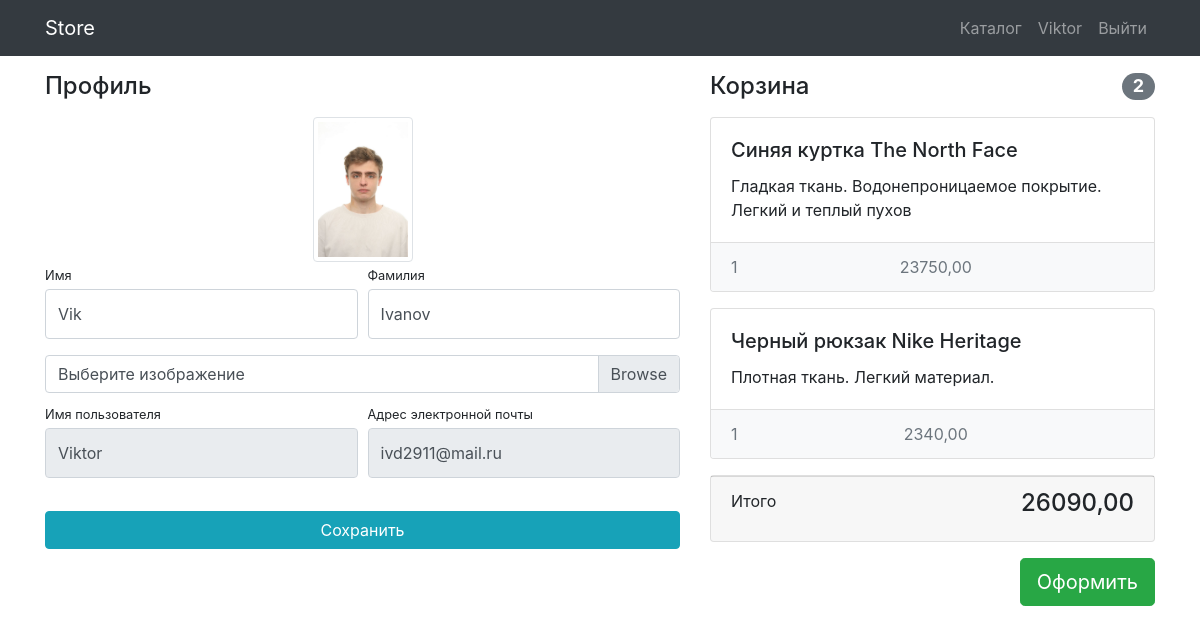
Page /users/profile/ (signed in) on the committed database.
### users/models.py (models this page shows)
class User(AbstractUser):
    image = models.ImageField(upload_to='users_images', blank=True)

### products/models.py (models this page shows, shortened)
class Basket(models.Model):
    user = models.ForeignKey(User, on_delete=models.CASCADE)
    product = models.ForeignKey(Product, on_delete=models.CASCADE)
    quantity = models.PositiveIntegerField(default=0)
    created_timestamp = models.DateTimeField(auto_now_add=True)
    class Meta:
        verbose_name_plural = "Basket"
    def sum(self):
        return self.quantity * self.product.price

class Product(models.Model):
    name = models.CharField(max_length=256)
    image = models.ImageField(upload_to='products_images', blank=True)
    description = models.TextField(blank=True)
    short_description = models.CharField(max_length=64, blank=True)
    price = models.DecimalField(max_digits=8, decimal_places=2, default=0)
    quantity = models.PositiveIntegerField(default=0)
    category = models.ForeignKey(ProductCategory, on_delete=models.CASCADE)

### users/views.py (the view)
# urls.py: path('profile/', profile, name='profile'),
@login_required
def profile(request):
    user = request.user
    if request.method == 'POST':
        form = UserProfileForm(data=request.POST, files=request.FILES, instance=user)
        if form.is_valid():
            form.save()
            return HttpResponseRedirect(reverse('users:profile'))
    else:
        form = UserProfileForm(instance=user)
    basket = Basket.objects.filter(user=user)
    total_quantity = sum(bas.quantity for bas in basket)
    total_sum = sum(bas.sum() for bas in basket)
    context = {'form': form, 'title': 'Store - Личный кабинет',
               'basket': basket,
               'total_quantity': total_quantity,
               'total_sum': total_sum}
    return render(request, 'users/profile.html', context)

### users/forms.py
class UserProfileForm(UserChangeForm):
    username = forms.CharField(widget=forms.TextInput(attrs={'readonly': True}))
    email = forms.CharField(widget=forms.EmailInput(attrs={'readonly': True}))
    image = forms.ImageField(widget=forms.FileInput(), required=False)
    class Meta:
        model = User
        fields = ('username', 'email', 'first_name', 'last_name', 'image')
    def __init__(self, *args, **kwargs):
        super(UserProfileForm, self).__init__(*args, **kwargs)
        for field_name, filed in self.fields.items():
            filed.widget.attrs['class'] = 'form-control py-4'
        self.fields['image'].widget.attrs['class'] = 'custom-file-input'

### users/templates/users/profile.html (shortened to what this page needs)
{% extends 'products/base.html' %}
{% block css %}
{% load static %}
    <link href="{% static 'css/profile.css' %}" rel="stylesheet">
{% endblock %}
{% block content %}
    <div class="container">
        <div class="row">
            <div class="col-lg-7">
                <h4 class="mt-3 mb-3">Профиль</h4>
                <div class="col-lg-12 text-center">
                    <img width="100" height="100"
                         src="{% if user.image %} {{ user.image.url}} {% else %} {% static 'vendor/img/users/default_avatar.jpg' %} {%endif%}"
                         class="img-thumbnail">
                </div>
                <form action="{% url 'users:profile' %}" method="post" enctype="multipart/form-data">
                    <div class="form-row">
                        <div class="col-lg-6">
                            <div class="form-group">
                                <label class="small mb-1" for="{{ form.first_name.id_for_label }}">Имя</label>
                                {{ form.first_name }}
                            </div>
                        </div>
                        <div class="col-lg-6">
                            <div class="form-group">
                                <label class="small mb-1" for="{{ form.last_name.id_for_label }}">Фамилия</label>
                                {{form.last_name}}
                            </div>
                        </div>
                    </div>
                    <div class="form-row mb-2">
                        <div class="col-lg-12">
                            <div class="custom-file">
                                <label class="custom-file-label" for="{{form.image.id_for_label}}">Выберите изображение</label>
                            </div>
                        </div>
                    </div>
                    <div class="form-row">
                        <div class="col-lg-6">
                            <label class="small mb-1" for="{{ form.username.id_for_label }}">Имя пользователя</label>
                            {{ form.username }}
                        </div>
                        <div class="col-lg-6">
                            <label class="small mb-1" for="{{ form.email.id_for_label }}">Адрес электронной
                                почты</label>
                            {{ form.email }}
                        </div>
                    </div>
                    <div class="form-row">
                        <div class="col-lg-12" style="margin-top: 33px;">
                            <input class="btn btn-info btn-block" type="submit" value="Сохранить">
                        </div>
                    </div>
                </form>
            </div>
            {% include 'products/basket.html' %}
        </div>
    </div>
{% endblock %}

### products/templates/products/base.html (shortened to what this page needs)
<!DOCTYPE html>
<html lang="en">
<head>
  {% load static %}
    <link href="{% static 'vendor/bootstrap/css/bootstrap.min.css' %}" rel="stylesheet">
   {% block css %} {% endblock %}
</head>
<body>
<nav class="navbar navbar-expand-lg navbar-dark bg-dark fixed-top">
    <div class="container">
        <a class="navbar-brand" href="{% url 'index' %}">Store</a>
        <div class="collapse navbar-collapse" id="navbarResponsive">
            <ul class="navbar-nav ml-auto">
                <li class="nav-item">
                    <a class="nav-link" href="{% url 'products:index' %}">Каталог  </a>
                </li>
                {% if user.is_authenticated %}
                    <li class="nav-item">
                        <a class="nav-link" href="{% url 'users:profile' %}">{{ user.username }}
                        </a>
                    </li>
                    <li class="nav-item">
                        <a class="nav-link" href="{% url 'users:logout' %}">Выйти </a>
                    </li>
                {%else%}
                    <li class="nav-item">
                        <a class="nav-link" href="{% url 'users:login' %}">Войти <i class="fas fa-sign-in-alt"></i></a>
                    </li>
                {%endif%}
            </ul>
        </div>
    </div>
</nav>
{% block content %} {% endblock %}
{% load static %}
{% load static %}
{%load static%}
</body>
</html>

### products/templates/products/basket.html (shortened to what this page needs)
{% if basket %}
    <div class="col-lg-5">
        <h4 class="mt-3 mb-3 d-flex justify-content-between align-items-center mb-3">
            Корзина <span class="badge badge-secondary badge-pill">{{ total_quantity }}</span>
        </h4>
        {% for bas in basket %}
            <div class="card mb-3">
                <div class="card-body">
                    <h5 class="card-title">{{ bas.product.name }}</h5>
                    <p class="card-text">{{ bas.product.short_description }}</p>
                </div>
            <ul class="list-group list-group-flush">
                <li class="list-group-item d-flex justify-content-between lh-condensed bg-light">
                    <span class="text-muted">{{ bas.quantity }}</span>
                    <span class="text-muted">{{bas.sum}}</span>
                </li>
            </ul>
            </div>
        {% endfor %}
        <div class="card mb-3">
            <div class="card-footer">
                <p class="float-left">Итого</p>
                <h4 class="float-right">{{total_sum}}</h4>
            </div>
        </div>
        <button type="button" class="btn btn-success btn-lg float-right">Оформить</button>
    </div>
{% else %}
 <h4 class="mt-3 mb-3 text-center">
            Корзина пуста
        </h4>
{% endif %}

### static/css/profile.css (style rules this page uses)
body { padding-top: 56px; }

### rows in the picture
User: username "Viktor", first_name "Vik", last_name "Ivanov", email "ivd2911@mail.ru"
Basket: product.name "Синяя куртка The North Face", product.short_description "Гладкая ткань. Водонепроницаемое покрытие. Легкий и теплый пухов", quantity "1", sum "23750,00"
Basket: product.name "Черный рюкзак Nike Heritage", product.short_description "Плотная ткань. Легкий материал.", quantity "1", sum "2340,00"

### other values in the picture
{{ total_quantity }} "2"
{{ total_sum }} "26090,00"
